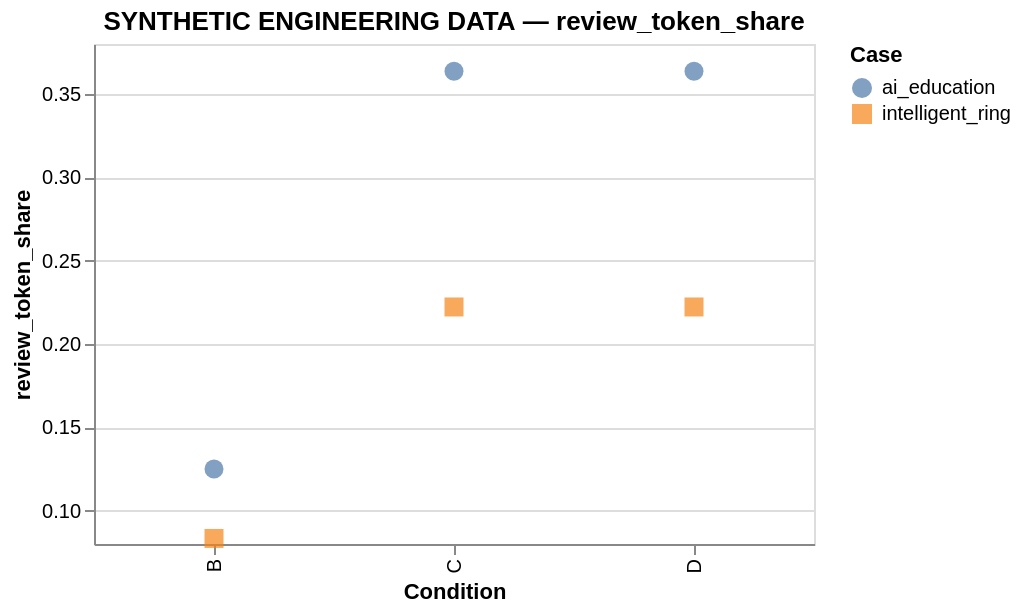

This figure's Vega-Lite source:
### Vega-Lite specification from a JSON file in a GitHub repository (floating-point values rounded to 4 significant figures)
{"config": {"view": {"continuousWidth": 300, "continuousHeight": 300}}, "data": {"values": [{"case_id": "ai_education", "condition": "D", "value": 0.3636}, {"case_id": "ai_education", "condition": "B", "value": 0.125}, {"case_id": "ai_education", "condition": "C", "value": 0.3636}, {"case_id": "intelligent_ring", "condition": "C", "value": 0.2222}, {"case_id": "intelligent_ring", "condition": "B", "value": 0.08333}, {"case_id": "intelligent_ring", "condition": "D", "value": 0.2222}]}, "mark": {"type": "point", "filled": true, "size": 90}, "encoding": {"color": {"field": "case_id", "title": "Case", "type": "nominal"}, "shape": {"field": "case_id", "type": "nominal"}, "tooltip": [{"field": "case_id", "type": "nominal"}, {"field": "condition", "type": "nominal"}, {"field": "value", "type": "quantitative"}], "x": {"field": "condition", "sort": ["A", "B", "C", "D"], "title": "Condition", "type": "nominal"}, "y": {"field": "value", "scale": {"zero": false}, "title": "review_token_share", "type": "quantitative"}}, "height": 250, "title": "SYNTHETIC ENGINEERING DATA — review_token_share", "width": 360, "$schema": "https://vega.github.io/schema/vega-lite/v6.4.1.json"}
